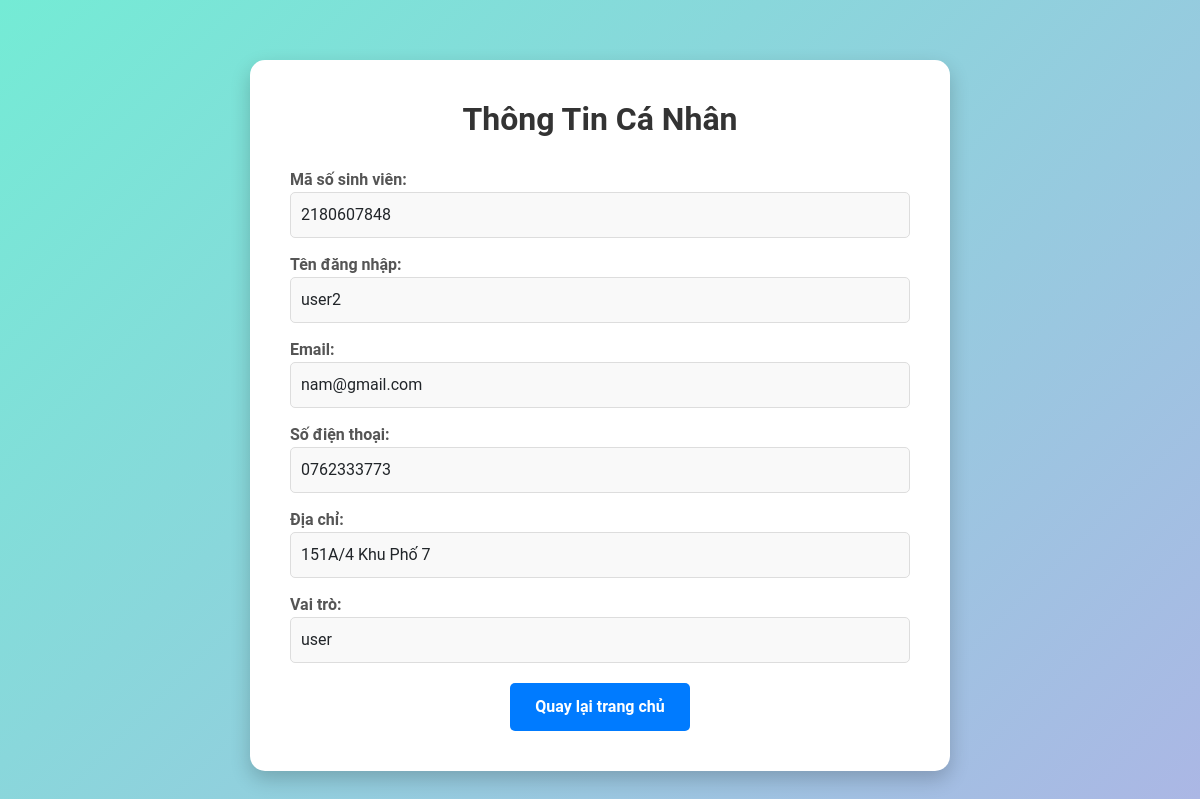
The page /users/view_profile.php (signed in) on the database its author committed.
### tables this page shows
CREATE TABLE `users` (
  `id` int(11) NOT NULL,
  `mssv` varchar(10) NOT NULL,
  `username` varchar(50) NOT NULL,
  `email` varchar(100) NOT NULL,
  `mobile` varchar(15) NOT NULL,
  `password` varchar(255) NOT NULL,
  `address` text NOT NULL,
  `role` enum('admin','user') NOT NULL DEFAULT 'user',
  `created_at` timestamp NOT NULL DEFAULT current_timestamp(),
  `updated_at` timestamp NOT NULL DEFAULT current_timestamp() ON UPDATE current_timestamp(),
  `remember_token` varchar(64) DEFAULT NULL
);

### users/view_profile.php (the view, shortened to what this page needs)
<?php
require_once 'connect.php';
$username = $_SESSION['username'];
$sql = "SELECT * FROM users WHERE username='" . mysqli_real_escape_string($con, $username) . "'";
$result = mysqli_query($con, $sql);
$user = mysqli_fetch_assoc($result);
?>
<!doctype html>
<html lang="vi">
<head>
    <link href="https://cdn.jsdelivr.net/npm/bootstrap@5.3.0-alpha1/dist/css/bootstrap.min.css" rel="stylesheet">
</head>
<body>
    <div class="profile-container">
        <h2>Thông Tin Cá Nhân</h2>
        <div class="profile-info">
            <label>Mã số sinh viên:</label>
            <p><?php echo htmlspecialchars($user['mssv']); ?></p>
            <label>Tên đăng nhập:</label>
            <p><?php echo htmlspecialchars($user['username']); ?></p>
            <label>Email:</label>
            <p><?php echo htmlspecialchars($user['email']); ?></p>
            <label>Số điện thoại:</label>
            <p><?php echo htmlspecialchars($user['mobile']); ?></p>
            <label>Địa chỉ:</label>
            <p><?php echo htmlspecialchars($user['address']); ?></p>
            <label>Vai trò:</label>
            <p><?php echo htmlspecialchars($_SESSION['role']); ?></p>
        </div>
        <div class="text-center">
            <a href="user_home.php" class="back-btn">Quay lại trang chủ</a>
        </div>
    </div>
</body>
</html>

### users/view_profile.php (style rules this page uses)
body { background: linear-gradient(135deg, #74ebd5, #acb6e5); font-family: 'Roboto', sans-serif; }
.profile-container { max-width: 700px; margin: 60px auto; background: #ffffff; padding: 40px; border-radius: 15px; box-shadow: 0 8px 20px rgba(0, 0, 0, 0.2); }
.profile-container h2 { color: #333; margin-bottom: 30px; text-align: center; font-weight: bold; }
.profile-info { margin-bottom: 20px; }
.profile-info label { font-weight: bold; color: #555; }
.profile-info p { margin-bottom: 15px; padding: 10px; background: #f9f9f9; border-radius: 5px; border: 1px solid #ddd; }
.back-btn { display: inline-block; padding: 12px 25px; background: #007bff; color: #fff; text-decoration: none; border-radius: 5px; font-weight: bold; transition: background 0.3s ease; }

### rows shown on the page
users: mssv "2180607848", username "user2", email "nam@gmail.com", mobile "0762333773", address "151A/4 Khu Phố 7"

### other values the page prints
$_SESSION['role'] "user"
